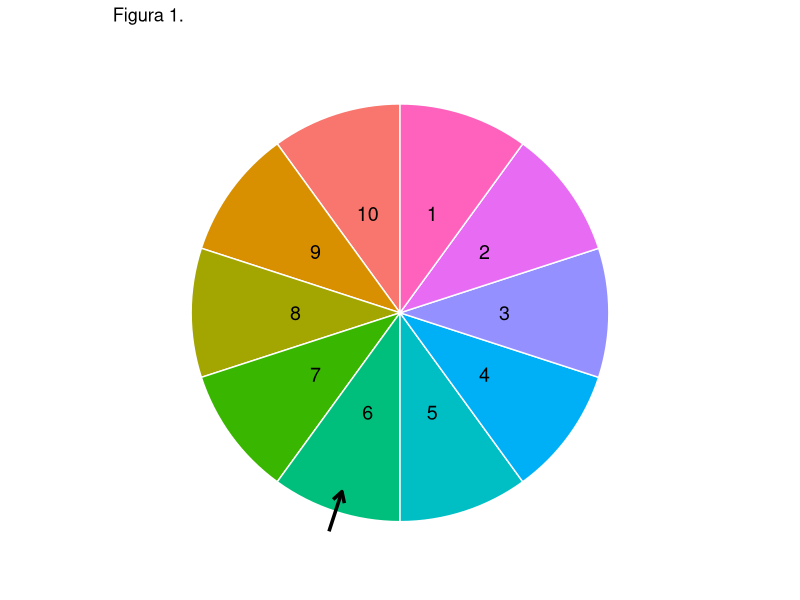
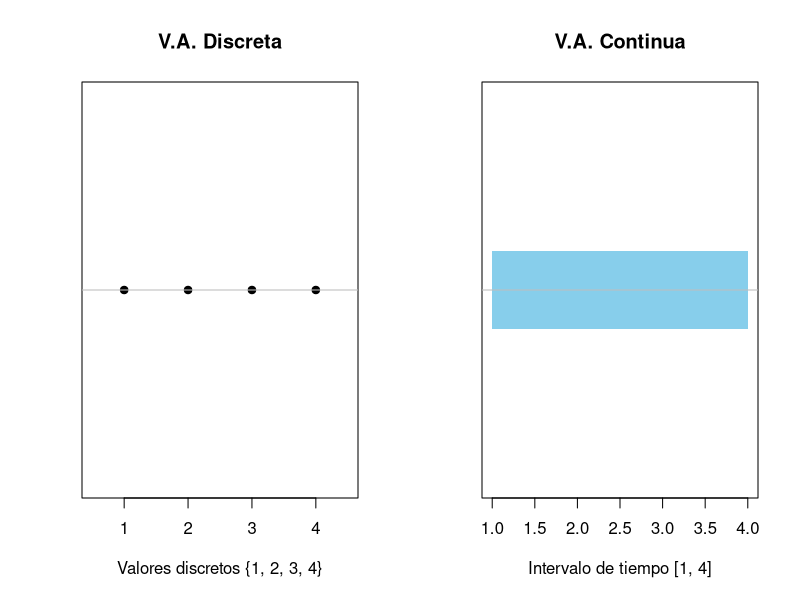
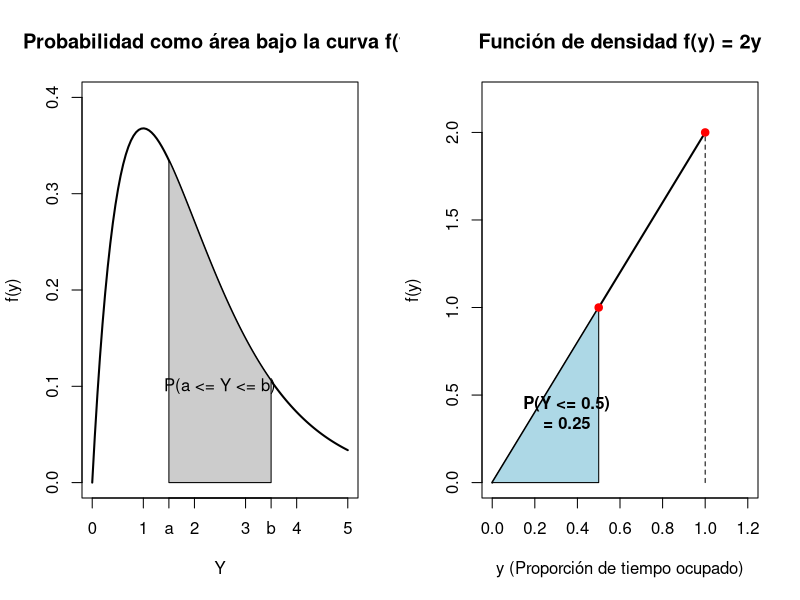
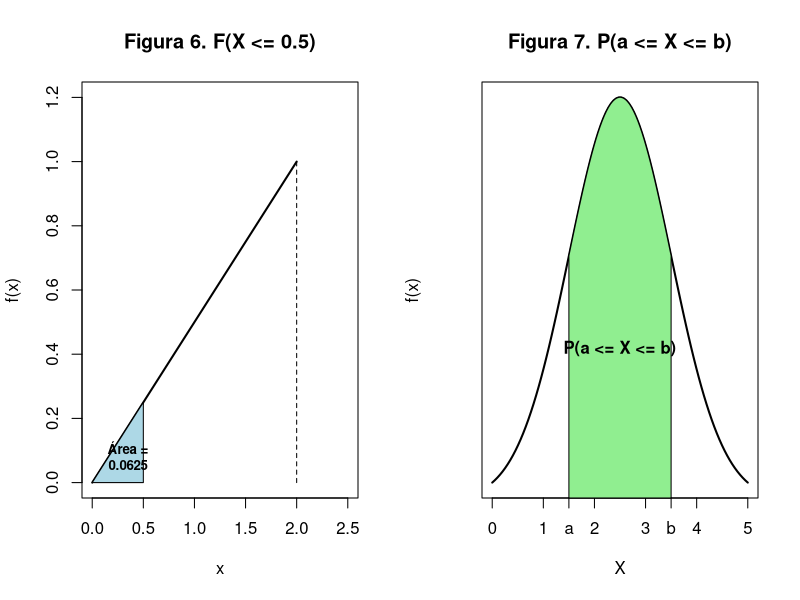
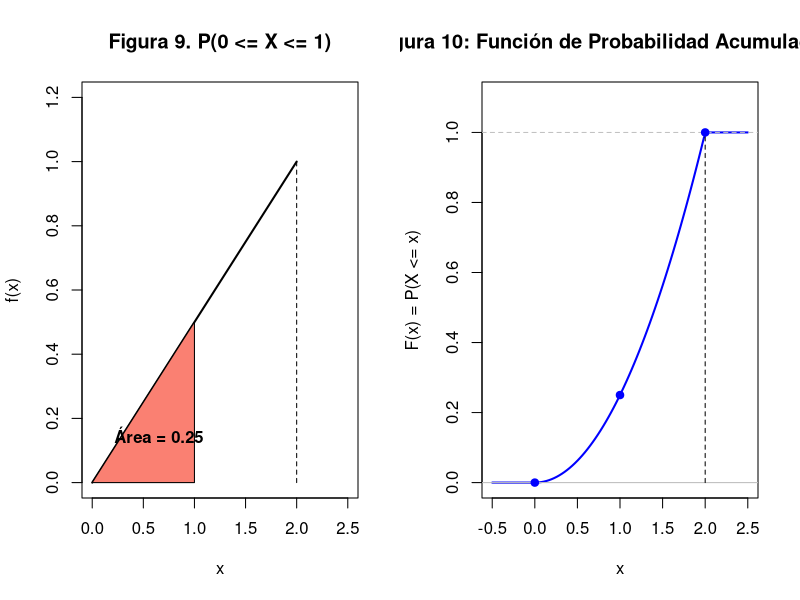
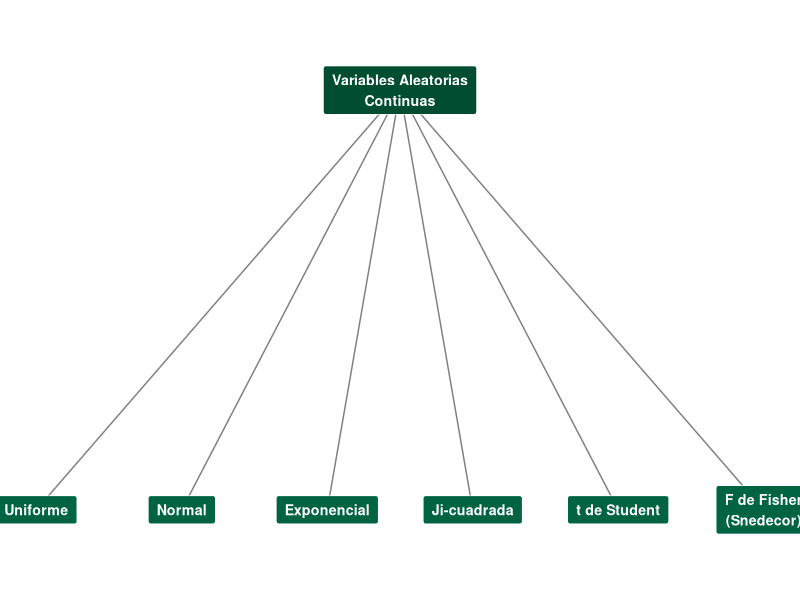
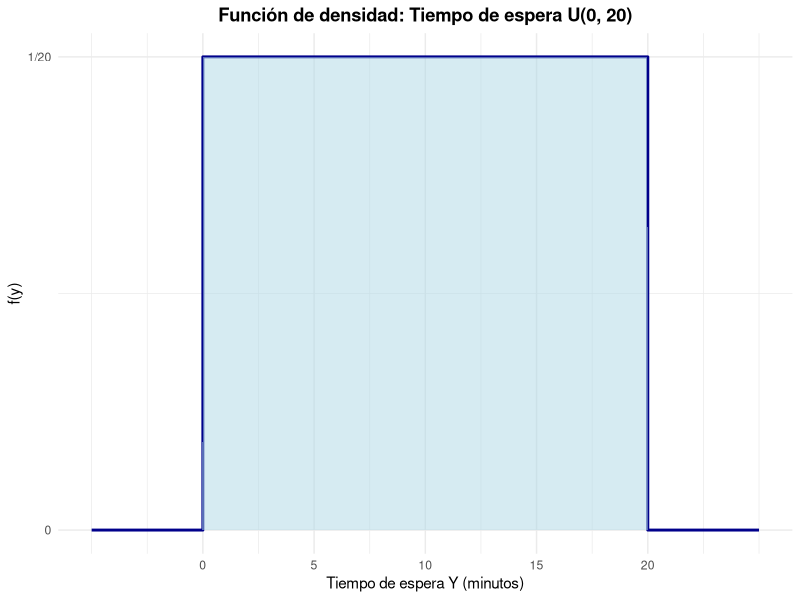
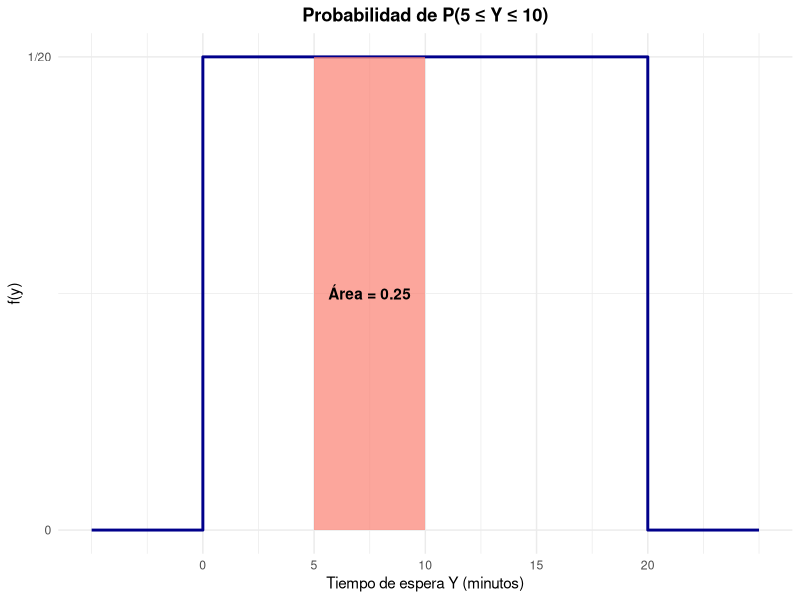

Write the R code that produced these figures, in order.
## ---- chunk 1
library(ggplot2)

df_rueda <- data.frame(
  sector = factor(1:10),
  valor = rep(1, 10)
)

ggplot(df_rueda, aes(x = "", y = valor, fill = sector)) +
  geom_bar(stat = "identity", width = 1, color = "white") +
  coord_polar("y", start = 0) +
  theme_void() +
  theme(legend.position = "none") +
  geom_text(aes(y = cumsum(valor) - 0.5, label = sector), color = "black", size = 5) +
  annotate("segment", x = 1.6, xend = 1.4, y = 5.5, yend = 5.5, 
           arrow = arrow(length = unit(0.3, "cm")), linewidth = 1.2) +
  labs(title = "Figura 1.")
## ---- chunk 2
# Comparación de dominios: Discreto vs Continuo
par(mfrow=c(1,2))

# Izquierda: Dominio discreto (ej. número de piezas defectuosas)
plot(1:4, rep(0, 4), pch=19, xlim=c(0.5, 4.5), ylim=c(-0.1, 0.1), 
     yaxt='n', xlab="Valores discretos {1, 2, 3, 4}", ylab="", main="V.A. Discreta")
abline(h=0, col="gray")

# Derecha: Dominio continuo (ej. tiempo de torneado)
plot(NA, xlim=c(1, 4), ylim=c(-0.1, 0.1), yaxt='n', 
     xlab="Intervalo de tiempo [1, 4]", ylab="", main="V.A. Continua")
rect(1, -0.02, 4, 0.02, col="skyblue", border=NA)
abline(h=0, col="gray")
## ---- chunk 3
# Probabilidad vista como un área bajo la curva f(y)
y_vals <- seq(0, 5, length.out = 100)
f_y <- function(y) dgamma(y, shape=2, rate=1) # Curva de ejemplo típica para tiempos

plot(y_vals, f_y(y_vals), type="l", lwd=2, ylim=c(0, 0.4), 
     xlab="Y", ylab="f(y)", main="Probabilidad como área bajo la curva f(y)")
polygon(c(1.5, seq(1.5, 3.5, length.out=50), 3.5), 
        c(0, f_y(seq(1.5, 3.5, length.out=50)), 0), col="gray80")
text(2.5, 0.1, "P(a <= Y <= b)")
axis(1, at=c(1.5, 3.5), labels=c("a", "b"))
## ---- chunk 4
# Gráfica de la función f(y) = 2y y el área calculada
y_tri <- c(0, 1)
fy_tri <- c(0, 2)

plot(y_tri, fy_tri, type="l", lwd=2, xlim=c(0, 1.2), ylim=c(0, 2.2),
     xlab="y (Proporción de tiempo ocupado)", ylab="f(y)", 
     main="Función de densidad f(y) = 2y")
segments(1, 0, 1, 2, lty=2)

# Sombreado del área P(Y <= 0.5)
polygon(c(0, 0.5, 0.5), c(0, 1, 0), col="lightblue")
text(0.35, 0.4, "P(Y <= 0.5)\n= 0.25", font=2)
points(c(0.5, 1), c(1, 2), pch=19, col="red")
## ---- chunk 5
# Figura 6. Cálculo de F(X <= 0.5)
x_val <- c(0, 2)
y_val <- c(0, 1)

plot(x_val, y_val, type="l", lwd=2, xlim=c(0, 2.5), ylim=c(0, 1.2),
     xlab="x", ylab="f(x)", main="Figura 6. F(X <= 0.5)")
segments(2, 0, 2, 1, lty=2)

# Sombreado del área hasta 0.5
polygon(c(0, 0.5, 0.5), c(0, 0.25, 0), col="lightblue")
text(0.35, 0.08, "Área =\n0.0625", font=2, cex=0.8)
## ---- chunk 6
# Figura 7. Cálculo de P(a <= X <= b) = F(b) - F(a)
x_gen <- seq(0, 5, length.out=100)
# Usamos una curva normal genérica para ilustrar el concepto
y_gen <- dnorm(x_gen, mean=2.5, sd=1) 

plot(x_gen, y_gen, type="l", lwd=2, xlab="X", ylab="f(x)", 
     main="Figura 7. P(a <= X <= b)", yaxt='n')

# Sombreado del área entre a y b
a <- 1.5
b <- 3.5
x_poly <- seq(a, b, length.out=50)
y_poly <- dnorm(x_poly, mean=2.5, sd=1)
polygon(c(a, x_poly, b), c(0, y_poly, 0), col="lightgreen")
axis(1, at=c(a, b), labels=c("a", "b"))
text(2.5, 0.15, "P(a <= X <= b)", font=2)
## ---- chunk 7
# Figura 9. Cálculo de P(0 <= X <= 1)
x_val <- c(0, 2)
y_val <- c(0, 1)

plot(x_val, y_val, type="l", lwd=2, xlim=c(0, 2.5), ylim=c(0, 1.2),
     xlab="x", ylab="f(x)", main="Figura 9. P(0 <= X <= 1)")
segments(2, 0, 2, 1, lty=2)

# Sombreado del área entre 0 y 1
polygon(c(0, 1, 1), c(0, 0.5, 0), col="salmon")
text(0.65, 0.15, "Área = 0.25", font=2)
## ---- chunk 8
# Definición de la función de probabilidad acumulada F(x)
F_x <- function(x) {
  ifelse(x < 0, 0, 
         ifelse(x <= 2, 0.25 * x^2, 1))
}

# Secuencia de valores para el eje x
x_vals <- seq(-0.5, 2.5, length.out = 100)

# Creación del gráfico
plot(x_vals, F_x(x_vals), type="l", lwd=2, col="blue",
     xlim=c(-0.5, 2.5), ylim=c(0, 1.1),
     xlab="x", ylab="F(x) = P(X <= x)", 
     main="Figura 10: Función de Probabilidad Acumulada F(x)")

# Añadir líneas de referencia
abline(h=0, col="gray")
abline(h=1, col="gray", lty=2)
segments(2, 0, 2, 1, lty=2, col="black")
points(c(0, 1, 2), c(0, 0.25, 1), pch=19, col="blue")
## ---- chunk 9
library(ggplot2)

# Diagrama jerárquico generado con código (en vez de un widget HTML),
# para que se vea igual en HTML, PDF y Word.
hijos <- c("Uniforme", "Normal", "Exponencial", "Ji-cuadrada",
           "t de Student", "F de Fisher\n(Snedecor)")
n <- length(hijos)
x_hijos <- seq(1, n, length.out = n)
x_raiz <- mean(x_hijos)

nodos <- data.frame(
  x = c(x_raiz, x_hijos),
  y = c(1, rep(0, n)),
  etiqueta = c("Variables Aleatorias\nContinuas", hijos),
  raiz = c(TRUE, rep(FALSE, n))
)

lineas <- data.frame(
  x = x_raiz, y = 1,
  xend = x_hijos, yend = 0
)

ggplot() +
  geom_segment(data = lineas, aes(x = x, y = y, xend = xend, yend = yend),
               color = "grey50") +
  geom_label(data = nodos, aes(x = x, y = y, label = etiqueta, fill = raiz),
             color = "white", fontface = "bold", size = 3.6,
             label.padding = unit(0.5, "lines")) +
  scale_fill_manual(values = c("TRUE" = "#004D31", "FALSE" = "#006341"), guide = "none") +
  coord_cartesian(ylim = c(-0.15, 1.15)) +
  theme_void()
## ---- chunk 10
# Gráfica de la función de densidad para Y ~ U(0, 20)
library(ggplot2)

df_tiempo <- data.frame(
  x = c(-5, 0, 0, 20, 20, 25),
  y = c(0, 0, 1/20, 1/20, 0, 0)
)

ggplot(df_tiempo, aes(x = x, y = y)) +
  geom_line(color = "darkblue", linewidth = 1) +
  geom_area(data = subset(df_tiempo, x >= 0 & x <= 20), fill = "lightblue", alpha = 0.5) +
  scale_x_continuous(breaks = seq(0, 20, by = 5)) +
  scale_y_continuous(breaks = c(0, 1/20), labels = c("0", "1/20")) +
  theme_minimal() +
  labs(
    title = "Función de densidad: Tiempo de espera U(0, 20)",
    x = "Tiempo de espera Y (minutos)",
    y = "f(y)"
  ) +
  theme(plot.title = element_text(face = "bold", hjust = 0.5))
## ---- chunk 11
# Gráfica del área correspondiente a la probabilidad calculada
df_area <- data.frame(
  x = c(5, 5, 10, 10),
  y = c(0, 1/20, 1/20, 0)
)

ggplot(df_tiempo, aes(x = x, y = y)) +
  geom_line(color = "darkblue", linewidth = 1) +
  geom_polygon(data = df_area, aes(x = x, y = y), fill = "salmon", alpha = 0.7) +
  scale_x_continuous(breaks = seq(0, 20, by = 5)) +
  scale_y_continuous(breaks = c(0, 1/20), labels = c("0", "1/20")) +
  theme_minimal() +
  labs(
    title = "Probabilidad de P(5 ≤ Y ≤ 10)",
    x = "Tiempo de espera Y (minutos)",
    y = "f(y)"
  ) +
  annotate("text", x = 7.5, y = 0.025, label = "Área = 0.25", fontface = "bold") +
  theme(plot.title = element_text(face = "bold", hjust = 0.5))
## ---- chunk 12
# Figuras 14 y 15 combinadas para ilustración didáctica: Histograma y Curva
library(ggplot2)
set.seed(123)

# Simulamos el peso de 500 bebés con media 3.5 kg y desviación 0.5 kg
pesos_bebes <- data.frame(peso = rnorm(500, mean = 3.5, sd = 0.5))

ggplot(pesos_bebes, aes(x = peso)) +
  geom_histogram(aes(y = after_stat(density)), bins = 15, fill = "lightblue", color = "black", alpha = 0.7) +
  geom_density(color = "darkblue", linewidth = 1.2) +
  theme_minimal() +
  labs(
    title = "Figuras 14 y 15. Histograma y Curva de densidad de los pesos al nacer",
    x = "Peso (kg)",
    y = "Densidad / Frecuencia Relativa"
  )
## ---- chunk 13
# Figura 18. Tres poblaciones normales con distintas medias, pero iguales varianzas.
x_vals <- seq(-5, 15, length.out = 300)

df_medias <- data.frame(
  x = rep(x_vals, 3),
  y = c(dnorm(x_vals, mean = 0, sd = 1.5),
        dnorm(x_vals, mean = 5, sd = 1.5),
        dnorm(x_vals, mean = 10, sd = 1.5)),
  Distribucion = factor(rep(c("Mu 1", "Mu 2", "Mu 3"), each = 300))
)

ggplot(df_medias, aes(x = x, y = y, color = Distribucion)) +
  geom_line(linewidth = 1.2) +
  theme_minimal() +
  labs(
    title = "Figura 18. Poblaciones normales con distintas medias, iguales varianzas",
    subtitle = expression(mu[1] ~ "<" ~ mu[2] ~ "<" ~ mu[3]), # Corrección aquí
    x = "x",
    y = "f(x)"
  ) +
  theme(legend.position = "bottom")
## ---- chunk 14
# Figura 19. Poblaciones normales con distintas varianzas (misma media).
x_vals_var <- seq(-10, 10, length.out = 300)

df_varianzas <- data.frame(
  x = rep(x_vals_var, 3),
  y = c(dnorm(x_vals_var, mean = 0, sd = 1),
        dnorm(x_vals_var, mean = 0, sd = 2),
        dnorm(x_vals_var, mean = 0, sd = 3)),
  Distribucion = factor(rep(c("Sigma 1", "Sigma 2", "Sigma 3"), each = 300))
)

ggplot(df_varianzas, aes(x = x, y = y, color = Distribucion)) +
  geom_line(linewidth = 1.2) +
  theme_minimal() +
  labs(
    title = "Figura 19. Poblaciones normales con distintas varianzas",
    subtitle = expression(sigma[1] ~ "<" ~sigma[2] ~"<" ~ sigma[3]),
    x = "x",
    y = "f(x)"
  ) +
  theme(legend.position = "bottom")
## ---- chunk 15
# Parámetros de la distribución
mu <- 1.30
sigma <- 0.12

# Crear un rango de valores para X (de mu - 4*sigma a mu + 4*sigma)
x_vals <- seq(mu - 4*sigma, mu + 4*sigma, length.out = 1000)

# Calcular la densidad de probabilidad para cada valor de X
y_vals <- dnorm(x_vals, mean = mu, sd = sigma)

# Crear el Data Frame
df_altura <- data.frame(x = x_vals, y = y_vals)

# Puntos de corte de las desviaciones estándar
cortes_x <- c(mu - 3*sigma, mu - 2*sigma, mu - sigma, mu, 
              mu + sigma, mu + 2*sigma, mu + 3*sigma)

# Etiquetas personalizadas para el eje X
etiquetas_x <- c("0.94\n(-3σ)", "1.06\n(-2σ)", "1.18\n(-1σ)", "1.30\n(μ)", 
                 "1.42\n(+1σ)", "1.54\n(+2σ)", "1.66\n(+3σ)")

# Generar la gráfica
ggplot(df_altura, aes(x = x, y = y)) +
  # Área de +/- 1 Sigma (68.2%)
  geom_area(data = subset(df_altura, x >= cortes_x[3] & x <= cortes_x[5]), 
            fill = "#4DAF4A", alpha = 0.6) +
  # Área de +/- 2 Sigma (95.4% - el 68.2% ya coloreado)
  geom_area(data = subset(df_altura, x >= cortes_x[2] & x <= cortes_x[3]), 
            fill = "#377EB8", alpha = 0.5) +
  geom_area(data = subset(df_altura, x >= cortes_x[5] & x <= cortes_x[6]), 
            fill = "#377EB8", alpha = 0.5) +
  # Área de +/- 3 Sigma (99.8% - el 95.4% ya coloreado)
  geom_area(data = subset(df_altura, x >= cortes_x[1] & x <= cortes_x[2]), 
            fill = "#E41A1C", alpha = 0.4) +
  geom_area(data = subset(df_altura, x >= cortes_x[6] & x <= cortes_x[7]), 
            fill = "#E41A1C", alpha = 0.4) +
  
  # Línea principal de la curva normal
  geom_line(color = "black", linewidth = 1) +
  
  # Líneas verticales discontinuas para demarcar los intervalos
  geom_vline(xintercept = cortes_x, linetype = "dashed", color = "gray30", alpha = 0.7) +
  
  # Anotaciones de los porcentajes fraccionados
  annotate("text", x = mu, y = 1.5, label = "68.2%", size = 6, fontface = "bold", color = "white") +
  annotate("text", x = mu - 1.5*sigma, y = 0.5, label = "13.6%", size = 4.5, color = "black") +
  annotate("text", x = mu + 1.5*sigma, y = 0.5, label = "13.6%", size = 4.5, color = "black") +
  annotate("text", x = mu - 2.5*sigma, y = 0.1, label = "2.2%", size = 4, color = "black") +
  annotate("text", x = mu + 2.5*sigma, y = 0.1, label = "2.2%", size = 4, color = "black") +
  
  # Segmentos explicativos en la parte superior para mostrar las reglas
  annotate("segment", x = cortes_x[2], xend = cortes_x[6], y = 3.6, yend = 3.6, 
           arrow = arrow(ends = "both", length = unit(0.2, "cm"))) +
  annotate("text", x = mu, y = 3.75, label = "95.4% de los datos", size = 4.5, fontface = "bold") +
  
  annotate("segment", x = cortes_x[1], xend = cortes_x[7], y = 4.0, yend = 4.0, 
           arrow = arrow(ends = "both", length = unit(0.2, "cm"))) +
  annotate("text", x = mu, y = 4.15, label = "99.8% de los datos", size = 4.5, fontface = "bold") +

  # Ajustar límites y escalas
  scale_x_continuous(breaks = cortes_x, labels = etiquetas_x) +
  coord_cartesian(ylim = c(0, 4.3)) + # Aumentar el límite y para que quepan las anotaciones
  
  # Personalización de la gráfica
  theme_minimal() +
  labs(
    title = "Distribución Normal: Altura de niños en Aguascalientes",
    subtitle = expression("Demostración de la Regla Empírica (" * mu == 1.30 ~ "m," ~ sigma == 0.12 ~ "m)"),
    x = "Altura en metros",
    y = "Densidad de probabilidad"
  ) +
  theme(
    plot.title = element_text(face = "bold", size = 14, hjust = 0.5),
    plot.subtitle = element_text(size = 12, hjust = 0.5, margin = margin(b = 15)),
    axis.text.x = element_text(size = 10, face = "bold")
  )
## ---- chunk 16
# Representación de la Distribución Normal Estándar Z ~ N(0,1)
library(ggplot2)

z_vals <- seq(-4, 4, length.out = 300)
df_z <- data.frame(
  z = z_vals,
  fz = dnorm(z_vals)
)

ggplot(df_z, aes(x = z, y = fz)) +
  geom_line(color = "darkblue", linewidth = 1.2) +
  geom_vline(xintercept = 0, linetype = "dashed", color = "red") +
  scale_x_continuous(breaks = -3:3) +
  theme_minimal() +
  labs(
    title = "Función de densidad de probabilidad de Z ~ N(0, 1)",
    x = "Valores de Z",
    y = "f(z)"
  ) +
  annotate("text", x = 1.2, y = 0.35, label = expression(mu == 0 ~ "," ~ sigma == 1), color = "red")
## ---- chunk 17
# Gráfica del ejemplo: Área a la derecha de Z = 1
z_vals <- seq(-4, 4, length.out = 300)
df_z <- data.frame(
  z = z_vals,
  fz = dnorm(z_vals))
ggplot(df_z, aes(x = z, y = fz)) +
  geom_line(color = "darkblue", linewidth = 1) +
  geom_area(data = subset(df_z, z >= 1), fill = "salmon", alpha = 0.7) +
  scale_x_continuous(breaks = -3:3) +
  theme_minimal() +
  labs(
    title = "P(Z > 1) equivalente a P(X > 450)",
    x = "Puntaje estandarizado (Z)",
    y = "f(z)"
  ) +
  annotate("text", x = 1.8, y = 0.05, label = "Área = 0.1587", fontface = "bold")
## ---- chunk 18
# Gráfica del ejemplo: Área entre Z = -2 y Z = 1
z_vals <- seq(-4, 4, length.out = 300)
df_z <- data.frame(
  z = z_vals,
  fz = dnorm(z_vals)
)
ggplot(df_z, aes(x = z, y = fz)) +
  geom_line(color = "darkblue", linewidth = 1) +
  geom_area(data = subset(df_z, z >= -2 & z <= 1), fill = "lightblue", alpha = 0.7) +
  scale_x_continuous(breaks = -3:3) +
  theme_minimal() +
  labs(
    title = "P(-2 < Z < 1) equivalente a P(300 < X < 450)",
    x = "Puntaje estandarizado (Z)",
    y = "f(z)"
  ) +
  annotate("text", x = -0.5, y = 0.15, label = "Área = 0.8185", fontface = "bold")
## ---- chunk 19
# Figura 23. Probabilidad de Z acumulada al valor 0.4
library(ggplot2)
z_vals <- seq(-4, 4, length.out = 300)
df_z <- data.frame(z = z_vals, fz = dnorm(z_vals))

ggplot(df_z, aes(x = z, y = fz)) +
  geom_line(color = "darkblue", linewidth = 1) +
  geom_area(data = subset(df_z, z <= 0.4), fill = "lightblue", alpha = 0.6) +
  geom_vline(xintercept = 0.4, linetype = "dashed", color = "red") +
  theme_minimal() +
  labs(title = "Caso 1: P(Z \u2264 0.4)", x = "Z", y = "f(z)") +
  annotate("text", x = -1, y = 0.15, label = "Área = 0.6554", fontface = "bold")
## ---- chunk 20
# Figura 24. Probabilidad de Z para valores mayores a 0.40.
library(ggplot2)
z_vals <- seq(-4, 4, length.out = 300)
df_z <- data.frame(z = z_vals, fz = dnorm(z_vals))

ggplot(df_z, aes(x = z, y = fz)) +
  geom_line(color = "darkblue", linewidth = 1) +
  geom_area(data = subset(df_z, z >= 0.4), fill = "salmon", alpha = 0.6) +
  geom_vline(xintercept = 0.4, linetype = "dashed", color = "red") +
  theme_minimal() +
  labs(title = "Caso 2: P(Z > 0.4)", x = "Z", y = "f(z)") +
  annotate("text", x = 1.5, y = 0.08, label = "Área = 0.3446", fontface = "bold")
## ---- chunk 21
# Figura 25. Probabilidad de Z en cola izquierda por simetría.
library(ggplot2)
z_vals <- seq(-4, 4, length.out = 300)
df_z <- data.frame(z = z_vals, fz = dnorm(z_vals))

ggplot(df_z, aes(x = z, y = fz)) +
  geom_line(color = "darkblue", linewidth = 1) +
  geom_area(data = subset(df_z, z <= -1.4), fill = "purple", alpha = 0.5) +
  geom_area(data = subset(df_z, z >= 1.4), fill = "salmon", alpha = 0.2) + # Reflejo
  theme_minimal() +
  labs(title = "Caso 3: Simetría P(Z \u2264 -1.4) = P(Z \u2265 1.4)", x = "Z", y = "f(z)") +
  annotate("text", x = -2.5, y = 0.05, label = "0.0808", fontface = "bold")
## ---- chunk 22
# Figura 26. Probabilidad de Z dado un intervalo positivo.
library(ggplot2)
z_vals <- seq(-4, 4, length.out = 300)
df_z <- data.frame(z = z_vals, fz = dnorm(z_vals))

ggplot(df_z, aes(x = z, y = fz)) +
  geom_line(color = "darkblue", linewidth = 1) +
  geom_area(data = subset(df_z, z >= 0.1 & z <= 0.5), fill = "lightgreen", alpha = 0.6) +
  theme_minimal() +
  labs(title = "Caso 4: P(0.1 \u2264 Z \u2264 0.5)", x = "Z", y = "f(z)") +
  annotate("text", x = 1.2, y = 0.1, label = "Área = 0.1517", fontface = "bold")
## ---- chunk 23
# Figura 27a. Probabilidad para Z1 y Z2 < 0.
library(ggplot2)
z_vals <- seq(-4, 4, length.out = 300)
df_z <- data.frame(z = z_vals, fz = dnorm(z_vals))

ggplot(df_z, aes(x = z, y = fz)) +
  geom_line(color = "darkblue", linewidth = 1) +
  geom_area(data = subset(df_z, z >= -1.5 & z <= -1), fill = "orange", alpha = 0.6) +
  theme_minimal() +
  labs(title = "Caso 5: P(-1.5 \u2264 Z \u2264 -1)", x = "Z", y = "f(z)") +
  annotate("text", x = -2.2, y = 0.1, label = "0.0919", fontface = "bold")
## ---- chunk 24
# Figura 27b. Probabilidad que cruza el cero.
library(ggplot2)
z_vals <- seq(-4, 4, length.out = 300)
df_z <- data.frame(z = z_vals, fz = dnorm(z_vals))

ggplot(df_z, aes(x = z, y = fz)) +
  geom_line(color = "darkblue", linewidth = 1) +
  geom_area(data = subset(df_z, z >= -0.5 & z <= 0.5), fill = "cyan", alpha = 0.5) +
  theme_minimal() +
  labs(title = "Caso 6: P(-0.5 \u2264 Z \u2264 0.5)", x = "Z", y = "f(z)") +
  annotate("text", x = 0, y = 0.15, label = "Área = 0.3830", fontface = "bold")
## ---- chunk 25
# Figura 28. Distribución exponencial para tres valores de lambda
library(ggplot2)

x_vals <- seq(0, 5, length.out = 300)
df_expo <- data.frame(
  x = rep(x_vals, 3),
  fx = c(dexp(x_vals, rate = 0.5),
         dexp(x_vals, rate = 1),
         dexp(x_vals, rate = 2)),
  Lambda = factor(rep(c("0.5", "1", "2"), each = 300))
)

ggplot(df_expo, aes(x = x, y = fx, color = Lambda)) +
  geom_line(linewidth = 1.2) +
  theme_minimal() +
  labs(
    title = "Figura 28. Función de densidad Exponencial",
    subtitle = "Comparación para distintos valores de la tasa (\u03bb)",
    x = "x (Tiempo / Distancia)",
    y = "f(x)"
  ) +
  theme(legend.position = "bottom")
## ---- chunk 26
# Gráfica del Ejemplo 1: P(X <= 0.25) con lambda = 3
x_val_asist <- seq(0, 2, length.out = 300)
df_asist <- data.frame(x = x_val_asist, fx = dexp(x_val_asist, rate = 3))

ggplot(df_asist, aes(x = x, y = fx)) +
  geom_line(color = "darkblue", linewidth = 1) +
  geom_area(data = subset(df_asist, x <= 0.25), fill = "lightblue", alpha = 0.7) +
  theme_minimal() +
  labs(
    title = "Probabilidad de recibir llamada antes de 15 min (0.25 h)",
    x = "Tiempo (horas)",
    y = "f(x)"
  ) +
  annotate("text", x = 0.5, y = 1.5, label = "Área \u2248 0.528", fontface = "bold")
## ---- chunk 27
#| label: fig-weibull
#| fig-cap: "Función de densidad Weibull para distintos parámetros de forma (β)"
library(ggplot2)

x <- seq(0, 4, length.out = 300)
df_weibull <- do.call(rbind, lapply(c(0.8, 1, 2, 3.5), function(beta) {
  data.frame(x = x, densidad = dweibull(x, shape = beta, scale = 1),
             beta = paste0("β = ", beta))
}))

ggplot(df_weibull, aes(x = x, y = densidad, color = beta)) +
  geom_line(linewidth = 1) +
  scale_color_manual(values = c("β = 0.8" = "#C8962E", "β = 1" = "#8a6a1f",
                                 "β = 2" = "#006341", "β = 3.5" = "#004D31")) +
  labs(title = "Distribución Weibull (escala α = 1)",
       x = "x", y = "f(x)", color = NULL) +
  theme_minimal()
## ---- chunk 28
#| label: fig-conjunta-continua
#| fig-cap: "Densidad conjunta f(x,y) = 4xy sobre el cuadrado unitario"
library(ggplot2)

grid <- expand.grid(x = seq(0, 1, length.out = 60), y = seq(0, 1, length.out = 60))
grid$densidad <- 4 * grid$x * grid$y

ggplot(grid, aes(x = x, y = y, fill = densidad)) +
  geom_tile() +
  scale_fill_gradient(low = "#C8962E", high = "#004D31") +
  labs(title = "f(x, y) = 4xy,  0 < x < 1,  0 < y < 1",
       x = "x", y = "y", fill = "f(x,y)") +
  coord_equal() +
  theme_minimal()
## ---- chunk 29
# Verificación numérica de independencia y de que la densidad integra a 1
f <- function(x, y) 4 * x * y
g <- function(x) 2 * x       # densidad marginal de X
h <- function(y) 2 * y       # densidad marginal de Y

# Integral doble aproximada por una malla fina (regla del punto medio)
n <- 500
xs <- (seq_len(n) - 0.5) / n
ys <- (seq_len(n) - 0.5) / n
integral <- sum(outer(xs, ys, f)) * (1 / n) * (1 / n)
cat("Integral de f(x,y) sobre [0,1]x[0,1]:", round(integral, 4), "\n")

x0 <- 0.4; y0 <- 0.7
cat("f(x0,y0) =", f(x0, y0), " vs.  g(x0)*h(y0) =", g(x0) * h(y0), "-> son iguales: X y Y son independientes\n")
